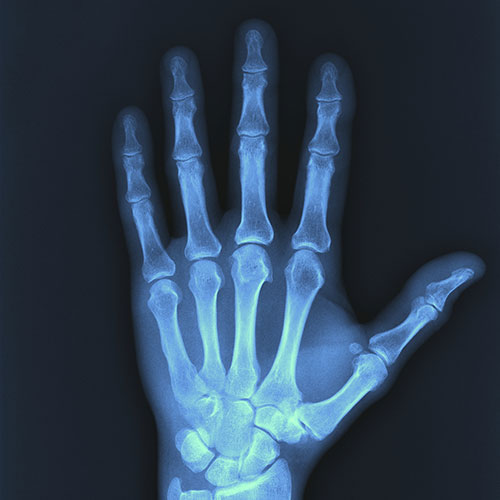
#> input picture week 3/x-ray.jpg, 500 x 500 px
$ python negative_img.py
#> lines starting #> are read from the running program, lines starting #| are printed output that depends on the picture
# -*- coding: utf-8 -*-
"""
Created on Sat Mar  5 08:51:47 2022

@author: ngomi
"""

import cv2 as cv
import matplotlib.pyplot as plt

img = cv.imread("x-ray.jpg", cv.IMREAD_GRAYSCALE)
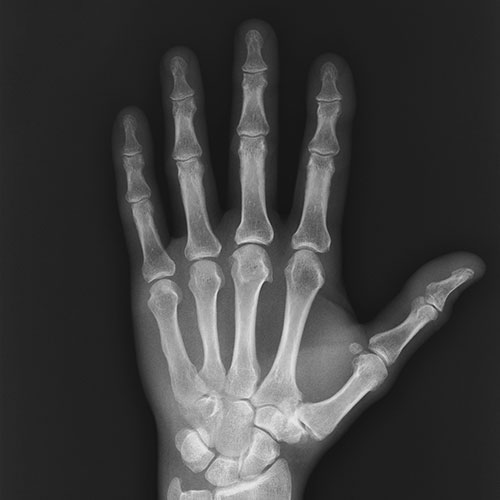
#> img: shape (500, 500); min 17, max 240, mean 61.7
plt.imshow(img, cmap='gray')
plt.show()
Neg = (256-1)-img
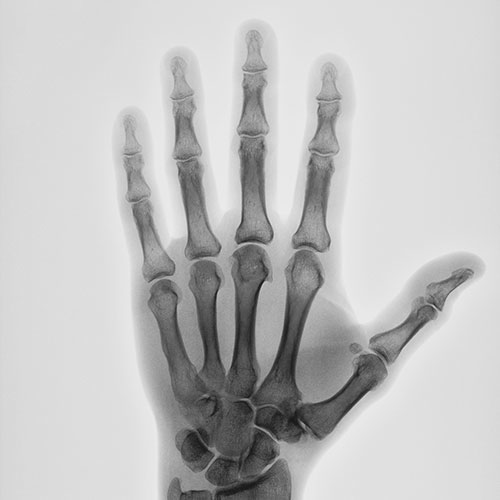
#> Neg: shape (500, 500); min 15, max 238, mean 193.3
plt.imshow(Neg, cmap='gray')
plt.show()
